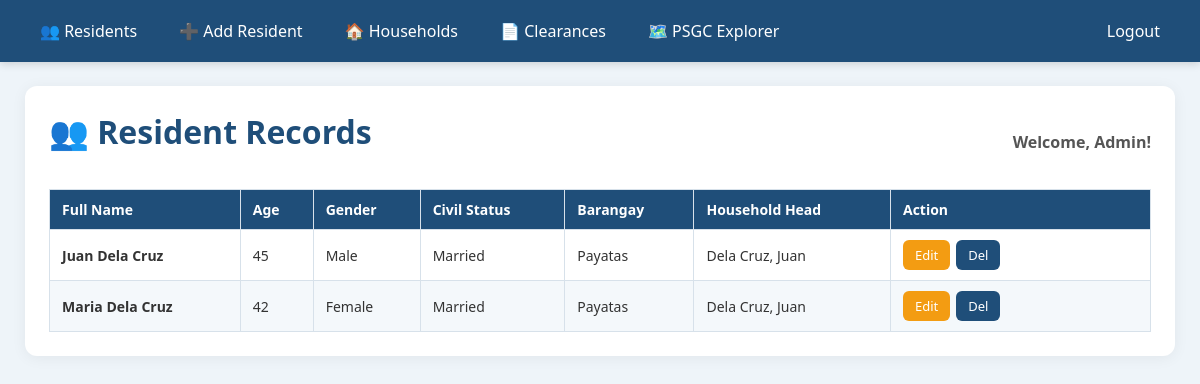
/index.php (signed in), run on the app's committed database.
### tables this page shows
CREATE TABLE residents (
    resident_id  INT AUTO_INCREMENT PRIMARY KEY,
    full_name    VARCHAR(150) NOT NULL,
    age          INT NOT NULL,
    gender       ENUM('Male','Female','Other') NOT NULL,
    contact      VARCHAR(30),
    civil_status ENUM('Single','Married','Widowed','Separated') DEFAULT 'Single',
    household_id INT,
    region       VARCHAR(100),
    province     VARCHAR(100),
    citymun      VARCHAR(100),
    barangay     VARCHAR(100),
    FOREIGN KEY (household_id) REFERENCES households(household_id) ON DELETE SET NULL
);

CREATE TABLE households (
    household_id   INT AUTO_INCREMENT PRIMARY KEY,
    household_head VARCHAR(150) NOT NULL,
    member_count   INT DEFAULT 1,
    contact        VARCHAR(30),
    region         VARCHAR(100),
    province       VARCHAR(100),
    citymun        VARCHAR(100),
    barangay       VARCHAR(100)
);

### resident_functions.php (called while the page is built, shortened)
<?php
function getAllResidents($pdo){
    $sql = "SELECT r.*, h.household_head
            FROM residents r
            LEFT JOIN households h ON r.household_id = h.household_id
            ORDER BY r.full_name";
    return $pdo->query($sql)->fetchAll(PDO::FETCH_ASSOC);
}
?>

### index.php (the view, shortened to what this page needs)
<?php
require_once "pdo.php";
require_once "resident_functions.php";
$rows = getAllResidents($pdo);
require_once "header.php";
?>
<div class="topbar">
    <h1>👥 Resident Records</h1>
    <h3>Welcome, <?= htmlspecialchars($_SESSION['name'] ?? 'User') ?>!</h3>
</div>
<table id="resident-table" border="1">
<thead>
<tr>
    <th>Full Name</th>
    <th>Age</th>
    <th>Gender</th>
    <th>Civil Status</th>
    <th>Barangay</th>
    <th>Household Head</th>
    <th>Action</th>
</tr>
</thead>
<tbody>
<?php foreach ($rows as $r): ?>
<tr>
    <td><strong><?= htmlspecialchars($r['full_name']) ?></strong></td>
    <td><?= htmlspecialchars($r['age']) ?></td>
    <td><?= htmlspecialchars($r['gender']) ?></td>
    <td><?= htmlspecialchars($r['civil_status']) ?></td>
    <td><?= htmlspecialchars($r['barangay']) ?></td>
    <td><?= htmlspecialchars($r['household_head'] ?? '—') ?></td>
    <td>
        <div class="actions">
            <a href="edit.php?resident_id=<?= $r['resident_id'] ?>" class="btn edit-button">Edit</a>
            <form method="post" action="resident_action.php"
                  onsubmit="return confirm('Delete this resident?')">
                <input type="submit" value="Del" name="delete" class="delete-button">
            </form>
        </div>
    </td>
</tr>
<?php endforeach; ?>
</tbody>
</table>
<?php require_once "footer.php"; ?>

### header.php (shortened to what this page needs)
<!DOCTYPE html>
<html lang="en">
<head>
<link rel="stylesheet" href="css/style.css">
<link rel="stylesheet" href="https://cdn.datatables.net/2.3.4/css/dataTables.dataTables.min.css">
</head>
<body>
<nav>
    <a href="index.php">👥 Residents</a>
    <a href="add.php">➕ Add Resident</a>
    <a href="households.php">🏠 Households</a>
    <a href="clearances.php">📄 Clearances</a>
    <a href="api_address.php">🗺️ PSGC Explorer</a>
    <a href="logout.php" style="margin-left:auto;">Logout</a>
</nav>
<div class="container">

### footer.php (shortened to what this page needs)
</div>
</body>
</html>

### css/style.css (style rules this page uses)
* { box-sizing: border-box; }
body { font-family: 'Segoe UI', Tahoma, Arial, sans-serif; background: #eef4f9; margin: 0; color: #333; }
nav { background: #1f4e79; padding: 12px 24px; display: flex; gap: 10px; flex-wrap: wrap; align-items: center; box-shadow: 0 2px 8px rgba(0,0,0,.15); }
nav a { color: #fff; text-decoration: none; padding: 8px 16px; border-radius: 6px; transition: background .2s; font-weight: 500; }
.container { max-width: 1150px; margin: 24px auto; padding: 24px; background: #fff; border-radius: 12px; box-shadow: 0 2px 15px rgba(0,0,0,.06); }
h1, h2, h3 { color: #1f4e79; margin-top: 0; }
table { width: 100%; border-collapse: collapse; margin-top: 15px; font-size: 14px; }
th, td { padding: 10px 12px; border: 1px solid #d7e1ea; text-align: left; vertical-align: middle; }
th { background: #1f4e79; color: #fff; font-weight: 600; }
tr:nth-child(even) { background: #f4f8fb; }
input, select, textarea { padding: 9px 12px; border: 1px solid #ccc; border-radius: 6px; width: 100%; max-width: 420px; font-size: 14px; font-family: inherit; }
button, .btn, input[type=submit] { padding: 9px 18px; border: none; border-radius: 6px; cursor: pointer; background: #1f4e79; color: #fff; text-decoration: none; display: inline-block; font-size: 14px; font-weight: 500; transition: opacity .2s; }
.edit-button { background: #f39c12; }
.delete-button { background: #e74c3c; }
.actions { display: flex; gap: 6px; flex-wrap: nowrap; align-items: center; }
.actions form { margin: 0; display: inline-block; }
.actions input[type=submit], .actions .btn { width: auto !important; max-width: none !important; padding: 6px 12px !important; font-size: 13px !important; white-space: nowrap !important; margin: 0 !important; }
table.dataTable th:last-child, table.dataTable td:last-child, #resident-table th:last-child, #resident-table td:last-child { width: 260px; white-space: nowrap; }
.topbar { display: flex; justify-content: space-between; align-items: center; flex-wrap: wrap; gap: 10px; margin-bottom: 15px; }
.topbar h3 { margin: 0; font-size: 16px; color: #555; }

### data on the page
residents: full_name "Juan Dela Cruz", age "45", gender "Male", civil_status "Married", barangay "Payatas", household.household_head "Dela Cruz, Juan"
residents: full_name "Maria Dela Cruz", age "42", gender "Female", civil_status "Married", barangay "Payatas", household.household_head "Dela Cruz, Juan"

### other printed values
$_SESSION['name'] "Admin"
